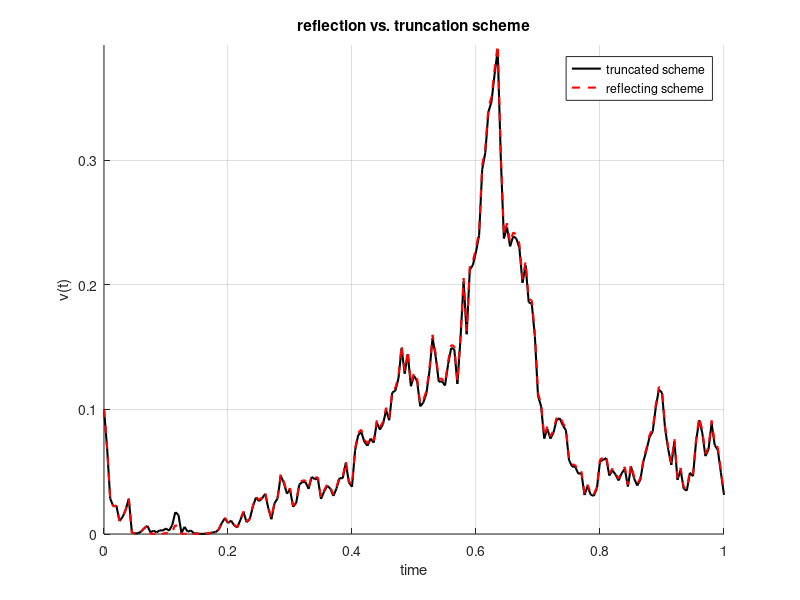

MATLAB code for this plot:
function CIR_paths_boundary
clc;close all;

% CIR model parameter settings

v0        = 0.1;
kappa     = 0.5;
vbar      = 0.1;
gamma     = 0.8;
NoOfPaths = 1; 
NoOfSteps = 200; 
T         = 1;

% Generation of the CIR paths with truncation scheme

%randn('seed',8)
randn('seed',26)
[Vtruncated,Vreflecting,timeGrid] = GeneratePathsCIREuler2Schemes(NoOfPaths,NoOfSteps,v0,kappa,vbar,gamma,T);

% Generate figure

figure1 = figure;
axes1 = axes('Parent',figure1);
hold(axes1,'on');

% Density plot for S(t)

plot(timeGrid,Vreflecting,'-k','linewidth',1.5)
plot(timeGrid,Vtruncated,'--r','linewidth',1.5)

grid on;
legend('truncated scheme','reflecting scheme')
axis([0,T,0,max(max(Vtruncated))])
xlabel('time')
ylabel('v(t)')
title('reflection vs. truncation scheme')

function [V1,V2,time] = GeneratePathsCIREuler2Schemes(NoOfPaths,NoOfSteps,V0,kappa,vbar,gamma,T)

% Define initial value

V1=zeros(NoOfPaths,NoOfSteps);
V1(:,1) = V0;

V2=zeros(NoOfPaths,NoOfSteps);
V2(:,1) = V0;

% Random noise

Z=random('normal',0,1,[NoOfPaths,NoOfSteps]);
W=zeros([NoOfPaths,NoOfSteps]);

dt = T / NoOfSteps;
time = zeros([NoOfSteps+1,1]);
for i=1:NoOfSteps
    if NoOfPaths>1
        Z(:,i)   = (Z(:,i) - mean(Z(:,i))) / std(Z(:,i));
    end
    W(:,i+1)  = W(:,i) + sqrt(dt).*Z(:,i);
    V1(:,i+1) = V1(:,i) + kappa*(vbar-V1(:,i))*dt+  gamma* sqrt(V1(:,i)).* (W(:,i+1)-W(:,i));

    % We apply here the truncation scheme to deal with negative values

    V1(:,i+1) = max(V1(:,i+1),0);
    V2(:,i+1) = V2(:,i) + kappa*(vbar-V2(:,i))*dt+  gamma* sqrt(V2(:,i)).* (W(:,i+1)-W(:,i));

    % We apply here the reflection scheme to deal with negative values

    V2(:,i+1) = abs(V2(:,i+1));
    time(i+1) = time(i) + dt;
end
